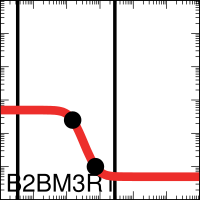

Write gnuplot code to recreate this figure.

set output "demo_FixedGatesDigital0x00_001_A000_xfer_model_B2_BM3R1.eps"
set terminal postscript eps enhanced color "Helvetica, 35" size 2,2
set logscale x
set logscale y
set lmargin screen 0.0
set rmargin screen 1.0
set tmargin screen 1.0
set bmargin screen 0.0
set size ratio 1.0
set border linewidth 2
set tics scale 2
set mxtics 10
set mytics 10
set key bottom left
set key samplen -1
set xrange [0.001:1000.0]
set yrange [0.001:1000.0]
set format y "10^{%L}"    
set format x "10^{%L}"    
set format x ""    
set xlabel '10101010'
set arrow from 0.0034,0.001 to 0.0034,1000.0 nohead lw 10 lt 2 lc rgb '#000000'
set arrow from 2.8,0.001 to 2.8,1000.0 nohead lw 10 lt 2 lc rgb '#000000'
ymin = 0.005
ymax = 0.5
K = 0.15
n = 2.9
set dummy x

plot ymin+(ymax-ymin)/(1.0+(x/K)**n) lw 25 lc rgb '#EE2F2B' title 'B2BM3R1',\
 "<echo '1 2'" using (0.151048616):(0.24999999986854293)  with points pt 7 ps 4 lc rgb 'black' notitle,\
 "<echo '1 2'" using (0.728988942):(0.009999999991876151)  with points pt 7 ps 4 lc rgb 'black' notitle
